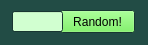
<?xml version="1.0" encoding="UTF-8"?>
<ui version="4.0">
 <class>MainWindow</class>
 <widget class="QMainWindow" name="MainWindow">
  <property name="windowModality">
   <enum>Qt::WindowModal</enum>
  </property>
  <property name="geometry">
   <rect>
    <x>0</x>
    <y>0</y>
    <width>148</width>
    <height>45</height>
   </rect>
  </property>
  <property name="palette">
   <palette>
    <active>
     <colorrole role="WindowText">
      <brush brushstyle="SolidPattern">
       <color alpha="255">
        <red>65</red>
        <green>165</green>
        <blue>63</blue>
       </color>
      </brush>
     </colorrole>
     <colorrole role="Button">
      <brush brushstyle="SolidPattern">
       <color alpha="255">
        <red>96</red>
        <green>240</green>
        <blue>70</blue>
       </color>
      </brush>
     </colorrole>
     <colorrole role="Light">
      <brush brushstyle="SolidPattern">
       <color alpha="255">
        <red>213</red>
        <green>237</green>
        <blue>255</blue>
       </color>
      </brush>
     </colorrole>
     <colorrole role="Midlight">
      <brush brushstyle="SolidPattern">
       <color alpha="255">
        <red>201</red>
        <green>192</green>
        <blue>247</blue>
       </color>
      </brush>
     </colorrole>
     <colorrole role="Dark">
      <brush brushstyle="SolidPattern">
       <color alpha="255">
        <red>76</red>
        <green>67</green>
        <blue>120</blue>
       </color>
      </brush>
     </colorrole>
     <colorrole role="Mid">
      <brush brushstyle="SolidPattern">
       <color alpha="255">
        <red>101</red>
        <green>90</green>
        <blue>160</blue>
       </color>
      </brush>
     </colorrole>
     <colorrole role="Text">
      <brush brushstyle="SolidPattern">
       <color alpha="255">
        <red>125</red>
        <green>123</green>
        <blue>72</blue>
       </color>
      </brush>
     </colorrole>
     <colorrole role="BrightText">
      <brush brushstyle="SolidPattern">
       <color alpha="255">
        <red>255</red>
        <green>255</green>
        <blue>255</blue>
       </color>
      </brush>
     </colorrole>
     <colorrole role="ButtonText">
      <brush brushstyle="SolidPattern">
       <color alpha="255">
        <red>0</red>
        <green>0</green>
        <blue>0</blue>
       </color>
      </brush>
     </colorrole>
     <colorrole role="Base">
      <brush brushstyle="SolidPattern">
       <color alpha="255">
        <red>209</red>
        <green>255</green>
        <blue>208</blue>
       </color>
      </brush>
     </colorrole>
     <colorrole role="Window">
      <brush brushstyle="SolidPattern">
       <color alpha="255">
        <red>34</red>
        <green>76</green>
        <blue>69</blue>
       </color>
      </brush>
     </colorrole>
     <colorrole role="Shadow">
      <brush brushstyle="SolidPattern">
       <color alpha="255">
        <red>0</red>
        <green>0</green>
        <blue>0</blue>
       </color>
      </brush>
     </colorrole>
     <colorrole role="AlternateBase">
      <brush brushstyle="SolidPattern">
       <color alpha="255">
        <red>203</red>
        <green>195</green>
        <blue>247</blue>
       </color>
      </brush>
     </colorrole>
     <colorrole role="ToolTipBase">
      <brush brushstyle="SolidPattern">
       <color alpha="255">
        <red>112</red>
        <green>255</green>
        <blue>112</blue>
       </color>
      </brush>
     </colorrole>
     <colorrole role="ToolTipText">
      <brush brushstyle="SolidPattern">
       <color alpha="255">
        <red>0</red>
        <green>0</green>
        <blue>0</blue>
       </color>
      </brush>
     </colorrole>
    </active>
    <inactive>
     <colorrole role="WindowText">
      <brush brushstyle="SolidPattern">
       <color alpha="255">
        <red>65</red>
        <green>165</green>
        <blue>63</blue>
       </color>
      </brush>
     </colorrole>
     <colorrole role="Button">
      <brush brushstyle="SolidPattern">
       <color alpha="255">
        <red>96</red>
        <green>240</green>
        <blue>70</blue>
       </color>
      </brush>
     </colorrole>
     <colorrole role="Light">
      <brush brushstyle="SolidPattern">
       <color alpha="255">
        <red>213</red>
        <green>237</green>
        <blue>255</blue>
       </color>
      </brush>
     </colorrole>
     <colorrole role="Midlight">
      <brush brushstyle="SolidPattern">
       <color alpha="255">
        <red>201</red>
        <green>192</green>
        <blue>247</blue>
       </color>
      </brush>
     </colorrole>
     <colorrole role="Dark">
      <brush brushstyle="SolidPattern">
       <color alpha="255">
        <red>76</red>
        <green>67</green>
        <blue>120</blue>
       </color>
      </brush>
     </colorrole>
     <colorrole role="Mid">
      <brush brushstyle="SolidPattern">
       <color alpha="255">
        <red>101</red>
        <green>90</green>
        <blue>160</blue>
       </color>
      </brush>
     </colorrole>
     <colorrole role="Text">
      <brush brushstyle="SolidPattern">
       <color alpha="255">
        <red>125</red>
        <green>123</green>
        <blue>72</blue>
       </color>
      </brush>
     </colorrole>
     <colorrole role="BrightText">
      <brush brushstyle="SolidPattern">
       <color alpha="255">
        <red>255</red>
        <green>255</green>
        <blue>255</blue>
       </color>
      </brush>
     </colorrole>
     <colorrole role="ButtonText">
      <brush brushstyle="SolidPattern">
       <color alpha="255">
        <red>0</red>
        <green>0</green>
        <blue>0</blue>
       </color>
      </brush>
     </colorrole>
     <colorrole role="Base">
      <brush brushstyle="SolidPattern">
       <color alpha="255">
        <red>209</red>
        <green>255</green>
        <blue>208</blue>
       </color>
      </brush>
     </colorrole>
     <colorrole role="Window">
      <brush brushstyle="SolidPattern">
       <color alpha="255">
        <red>34</red>
        <green>76</green>
        <blue>69</blue>
       </color>
      </brush>
     </colorrole>
     <colorrole role="Shadow">
      <brush brushstyle="SolidPattern">
       <color alpha="255">
        <red>0</red>
        <green>0</green>
        <blue>0</blue>
       </color>
      </brush>
     </colorrole>
     <colorrole role="AlternateBase">
      <brush brushstyle="SolidPattern">
       <color alpha="255">
        <red>203</red>
        <green>195</green>
        <blue>247</blue>
       </color>
      </brush>
     </colorrole>
     <colorrole role="ToolTipBase">
      <brush brushstyle="SolidPattern">
       <color alpha="255">
        <red>112</red>
        <green>255</green>
        <blue>112</blue>
       </color>
      </brush>
     </colorrole>
     <colorrole role="ToolTipText">
      <brush brushstyle="SolidPattern">
       <color alpha="255">
        <red>0</red>
        <green>0</green>
        <blue>0</blue>
       </color>
      </brush>
     </colorrole>
    </inactive>
    <disabled>
     <colorrole role="WindowText">
      <brush brushstyle="SolidPattern">
       <color alpha="255">
        <red>76</red>
        <green>67</green>
        <blue>120</blue>
       </color>
      </brush>
     </colorrole>
     <colorrole role="Button">
      <brush brushstyle="SolidPattern">
       <color alpha="255">
        <red>96</red>
        <green>240</green>
        <blue>70</blue>
       </color>
      </brush>
     </colorrole>
     <colorrole role="Light">
      <brush brushstyle="SolidPattern">
       <color alpha="255">
        <red>213</red>
        <green>237</green>
        <blue>255</blue>
       </color>
      </brush>
     </colorrole>
     <colorrole role="Midlight">
      <brush brushstyle="SolidPattern">
       <color alpha="255">
        <red>201</red>
        <green>192</green>
        <blue>247</blue>
       </color>
      </brush>
     </colorrole>
     <colorrole role="Dark">
      <brush brushstyle="SolidPattern">
       <color alpha="255">
        <red>76</red>
        <green>67</green>
        <blue>120</blue>
       </color>
      </brush>
     </colorrole>
     <colorrole role="Mid">
      <brush brushstyle="SolidPattern">
       <color alpha="255">
        <red>101</red>
        <green>90</green>
        <blue>160</blue>
       </color>
      </brush>
     </colorrole>
     <colorrole role="Text">
      <brush brushstyle="SolidPattern">
       <color alpha="255">
        <red>76</red>
        <green>67</green>
        <blue>120</blue>
       </color>
      </brush>
     </colorrole>
     <colorrole role="BrightText">
      <brush brushstyle="SolidPattern">
       <color alpha="255">
        <red>255</red>
        <green>255</green>
        <blue>255</blue>
       </color>
      </brush>
     </colorrole>
     <colorrole role="ButtonText">
      <brush brushstyle="SolidPattern">
       <color alpha="255">
        <red>76</red>
        <green>67</green>
        <blue>120</blue>
       </color>
      </brush>
     </colorrole>
     <colorrole role="Base">
      <brush brushstyle="SolidPattern">
       <color alpha="255">
        <red>34</red>
        <green>76</green>
        <blue>69</blue>
       </color>
      </brush>
     </colorrole>
     <colorrole role="Window">
      <brush brushstyle="SolidPattern">
       <color alpha="255">
        <red>34</red>
        <green>76</green>
        <blue>69</blue>
       </color>
      </brush>
     </colorrole>
     <colorrole role="Shadow">
      <brush brushstyle="SolidPattern">
       <color alpha="255">
        <red>0</red>
        <green>0</green>
        <blue>0</blue>
       </color>
      </brush>
     </colorrole>
     <colorrole role="AlternateBase">
      <brush brushstyle="SolidPattern">
       <color alpha="255">
        <red>152</red>
        <green>135</green>
        <blue>240</blue>
       </color>
      </brush>
     </colorrole>
     <colorrole role="ToolTipBase">
      <brush brushstyle="SolidPattern">
       <color alpha="255">
        <red>112</red>
        <green>255</green>
        <blue>112</blue>
       </color>
      </brush>
     </colorrole>
     <colorrole role="ToolTipText">
      <brush brushstyle="SolidPattern">
       <color alpha="255">
        <red>0</red>
        <green>0</green>
        <blue>0</blue>
       </color>
      </brush>
     </colorrole>
    </disabled>
   </palette>
  </property>
  <property name="windowTitle">
   <string>TimSort by DeniZ</string>
  </property>
  <widget class="QWidget" name="centralWidget">
   <widget class="QPushButton" name="pushButton">
    <property name="geometry">
     <rect>
      <x>60</x>
      <y>10</y>
      <width>75</width>
      <height>23</height>
     </rect>
    </property>
    <property name="text">
     <string>Random!</string>
    </property>
   </widget>
   <widget class="QLineEdit" name="lineEdit">
    <property name="geometry">
     <rect>
      <x>12</x>
      <y>11</y>
      <width>51</width>
      <height>21</height>
     </rect>
    </property>
    <property name="inputMethodHints">
     <set>Qt::ImhDigitsOnly</set>
    </property>
    <property name="maxLength">
     <number>3</number>
    </property>
    <property name="clearButtonEnabled">
     <bool>true</bool>
    </property>
   </widget>
   <widget class="QPushButton" name="pushButton_2">
    <property name="geometry">
     <rect>
      <x>180</x>
      <y>9</y>
      <width>75</width>
      <height>23</height>
     </rect>
    </property>
    <property name="text">
     <string>timsort</string>
    </property>
   </widget>
   <widget class="QLabel" name="time">
    <property name="geometry">
     <rect>
      <x>180</x>
      <y>28</y>
      <width>141</width>
      <height>21</height>
     </rect>
    </property>
    <property name="text">
     <string/>
    </property>
   </widget>
   <widget class="QSlider" name="horizontalSlider">
    <property name="geometry">
     <rect>
      <x>270</x>
      <y>10</y>
      <width>160</width>
      <height>22</height>
     </rect>
    </property>
    <property name="minimum">
     <number>10</number>
    </property>
    <property name="maximum">
     <number>310</number>
    </property>
    <property name="value">
     <number>155</number>
    </property>
    <property name="sliderPosition">
     <number>155</number>
    </property>
    <property name="orientation">
     <enum>Qt::Horizontal</enum>
    </property>
   </widget>
   <widget class="Line" name="line">
    <property name="geometry">
     <rect>
      <x>430</x>
      <y>0</y>
      <width>20</width>
      <height>441</height>
     </rect>
    </property>
    <property name="orientation">
     <enum>Qt::Vertical</enum>
    </property>
   </widget>
   <zorder>pushButton</zorder>
   <zorder>pushButton_2</zorder>
   <zorder>time</zorder>
   <zorder>horizontalSlider</zorder>
   <zorder>line</zorder>
   <zorder>lineEdit</zorder>
  </widget>
 </widget>
 <layoutdefault spacing="6" margin="11"/>
 <resources/>
 <connections/>
</ui>
